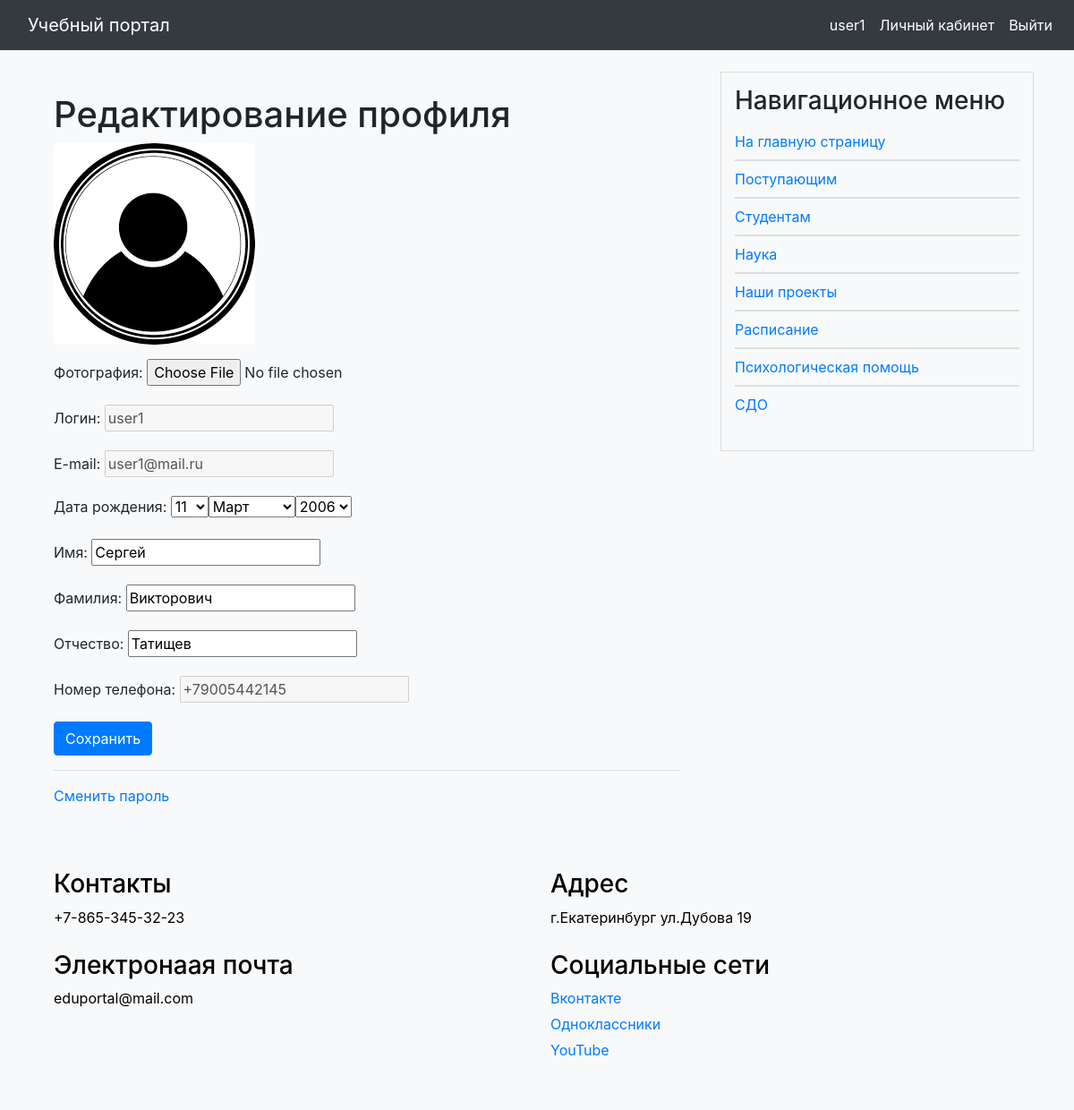
Page /users/profile_edit/ (signed in) on the committed database.
### users/models.py (models this page shows, shortened)
class User(AbstractUser):
    surname = models.CharField(max_length=255, blank=True, verbose_name='Отчество')
    photo = models.ImageField(upload_to="users/%Y/%m/%d/", blank=True, null=True, verbose_name="Фотография")
    date_birth = models.DateTimeField(blank=True, verbose_name="Дата рождения")
    cat_user = models.ForeignKey('CategoryUser', on_delete=models.PROTECT, related_name='users',
                                 default=None, null=True, verbose_name='Категория пользователя')
    group_stud = models.ForeignKey('GroupStudents', blank=True, related_name='groups',
                                   verbose_name='Группа студента', on_delete=models.PROTECT, default=None,
                                   null=True)
    phone_number = models.CharField(max_length=100, unique=True, blank=True, verbose_name='Номер телефона')

### portal/models.py (models this page shows, shortened)
class ShowInfo(models.Model):
    class Meta:
        verbose_name = 'Основная информация'
        verbose_name_plural = 'Основная информация'
    title = models.CharField(max_length=255, verbose_name='Заголовок')
    slug = models.SlugField(max_length=255, unique=True, db_index=True, verbose_name='Slug')
    photo = models.ImageField(upload_to='photos/info', default=None,
                              blank=True, null=True, verbose_name='Фото')
    file = models.FileField(upload_to='file/%Y/%m/%d/', default=None,
                            blank=True, null=True, verbose_name='Файлы')
    content = models.TextField(blank=True, verbose_name='Текст статьи')
    def get_absolute_url(self):
        return reverse('show_info', kwargs={'info_slug': self.slug})

### users/views.py (the view, shortened to what this page needs)
# urls.py: path('profile_edit/', views.ProfileUserEditView.as_view(), name='profile_edit'),
class ProfileUserEditView(LoginRequiredMixin, UpdateView):
    model = get_user_model()
    form_class = ProfileUserEditForm
    template_name = 'users/profile_edit.html'
    extra_context = {
        'title': "Редактирование профиля",
        'default_image': settings.DEFAULT_USER_IMAGE,
    }
    def get_object(self, queryset=None):
        return self.request.user

### users/forms.py
class ProfileUserEditForm(forms.ModelForm):
    username = forms.CharField(disabled=True, label='Логин', widget=forms.TextInput(attrs={'class': 'form-input'}))
    email = forms.CharField(disabled=True, label='E-mail', widget=forms.TextInput(attrs={'class': 'form-input'}))
    phone_number = forms.CharField(disabled=True, label='Номер телефона',
                                   widget=forms.TextInput(attrs={'class': 'form-input'}))
    date_birth = forms.DateField(label="Дата рождения", widget=forms.SelectDateWidget(years=range(1940, 2010)),
                                 required=True)
    class Meta:
        model = get_user_model()
        fields = ['photo', 'username', 'email', 'date_birth', 'first_name', 'last_name', 'surname', 'phone_number']
        labels = {
            'first_name': 'Имя',
            'last_name': 'Фамилия',
            'surname': 'Отчество'
        }
        widgets = {
            'first_name': forms.TextInput(attrs={'class': 'form-input'}),
            'last_name': forms.TextInput(attrs={'class': 'form-input'}),
            'surname': forms.TextInput(attrs={'class': 'form-input'}),
        }

### portal/context_processors.py (called while the page is built)
def get_portal_context(request):
    navigate = ShowInfo.objects.all()
    return {'navigate': navigate}

### users/templates/users/profile_edit.html (shortened to what this page needs)
{% extends 'base.html' %}
{% block content %}
<div class="container mt-4">
    <h1>Редактирование профиля</h1>
    <form method="post" enctype="multipart/form-data">
        {% if user.photo %}
        <img src="{{ user.photo.url }}" class="img-fluid rounded mb-3" alt="Профильное фото">
        {% else %}
        <img src="{{ default_image }}" class="img-fluid rounded mb-3" alt="Профильное фото">
        {% endif %}
        {% for f in form %}
        <div class="mb-3">
            <label for="{{ f.id_for_label }}" class="form-label">{{ f.label }}:</label>
            {{ f }}
        </div>
        {% endfor %}
        <button type="submit" class="btn btn-primary">Сохранить</button>
    </form>
    <hr>
    <p><a href="{% url 'users:password_change' %}">Сменить пароль</a></p>
</div>
{% endblock %}

### templates/base.html (shortened to what this page needs)
{% load static %}
<!DOCTYPE html>
<html lang="en">
<head>
    <link rel="stylesheet" href="https://stackpath.bootstrapcdn.com/bootstrap/4.3.1/css/bootstrap.min.css">
    <link rel="stylesheet" href="https://cdn.jsdelivr.net/npm/bootstrap-icons@1.10.5/font/bootstrap-icons.css">
    <link type="text/css" href="{% static 'portal/css/styles.css' %}" rel="stylesheet" />
</head>
<body>
<nav class="navbar navbar-expand-lg navbar-dark bg-dark fixed-top navbar-custom">
    <a class="navbar-brand" href="/">Учебный портал</a>
    <div class="collapse navbar-collapse" id="navbarNav">
    <ul class="navbar-nav ml-auto">
        {% if user.is_authenticated %}
            <li class="nav-item">
                <a class="nav-link" href="{% url 'users:profile' %}">{{ user.username }}</a>
            </li>
            <li class="nav-item">
                <a class="nav-link" href="{% url 'education:personal-area' %}">Личный кабинет</a>
            </li>
            <li class="nav-item">
                <a class="nav-link" href="{% url 'users:logout' %}">Выйти</a>
            </li>
        {% endif %}
    </ul>
</div>
</nav>
<div class="container mt-4">
    <div class="row">
        <div class="col-md-8">
            {% block content %}
            {% endblock %}
        </div>
        <div class="col-md-4">
            <div class="nav-block">
                <h3>Навигационное меню</h3>
                <ul>
                    {% if request.path != '/' and request.resolver_match.namespace != 'education' %}
                        <li><a href="/">На главную страницу</a></li>
                    {% endif %}
                    {% if request.resolver_match.namespace == 'education' %}
                        <li><a href="/">Моя группа</a></li>
                        <li><a href="/">Для студентов</a></li>
                        <li><a href="/">Тесты</a></li>
                        <li><a href="/">Библиотека</a></li>
                    {% else %}
                        {% for n in navigate %}
                            <li><a href="{{ n.get_absolute_url }}">{{ n.title }}</a></li>
                        {% endfor %}
                    {% endif %}
                </ul>
            </div>
        </div>
    </div>
</div>
<div class="container mt-4">
    <div class="footer">
    <div class="container">
        <div class="row">
            <div class="col-md-6">
                <h3>Контакты</h3>
                <p>+7-865-345-32-23</p>
            </div>
            <div class="col-md-6">
                <h3>Адрес</h3>
                <p>г.Екатеринбург
                ул.Дубова 19</p>
            </div>
            <div class="col-md-6">
                <h3>Электронаая почта</h3>
                <p>eduportal@mail.com</p>
            </div>
            <div class="col-md-6">
                <h3>Социальные сети</h3>
                <p><a href="#">Вконтакте</a></p>
                <p><a href="#">Одноклассники</a></p>
                <p><a href="#">YouTube</a></p>
            </div>
        </div>
    </div>
</div>
</body>
</html>

### portal/static/portal/css/styles.css (style rules this page uses)
body { padding-top: 56px; background-color: #f8f9fa; }
.navbar-custom { background-color: #343a40; }
.navbar-custom , .navbar-custom .navbar-text { color: #ffffff; }
.navbar-brand { color: #ffffff; margin-left: 15px; }
.navbar-custom .navbar-nav .nav-link { color: #ffffff; }
.nav-block { background-color: #f8f9fa; padding: 15px; border: 1px solid #ddd; }
.nav-block ul { padding: 0; list-style-type: none; }
.nav-block li { border-top: 1px solid #ddd; border-bottom: 1px solid #ddd; margin: 0; padding: 8px 0; }
.nav-block li:first-child { border-top: none; }
.nav-block li:last-child { border-bottom: none; }
.footer { background-color: #f8f9fa; color: black; padding: 30px 0; width: 100%; }
.footer .row { display: flex; justify-content: space-between; flex-wrap: wrap; }
.footer .col-md-6 { margin-bottom: 20px; }
.footer .col-md-6 p { margin-bottom: 5px; }

### rows in the picture
User: username "user1", form "user1" "user1@mail.ru" "Сергей" "Викторович" "Татищев" "+79005442145"
ShowInfo: title "Поступающим"
ShowInfo: title "Студентам"
ShowInfo: title "Наука"
ShowInfo: title "Наши проекты"
ShowInfo: title "Расписание"
ShowInfo: title "Психологическая помощь"
ShowInfo: title "СДО"

### other values in the picture
{{ f.label }} "Фотография" "Логин" "E-mail" "Дата рождения" "Имя" "Фамилия" "Отчество" "Номер телефона"
